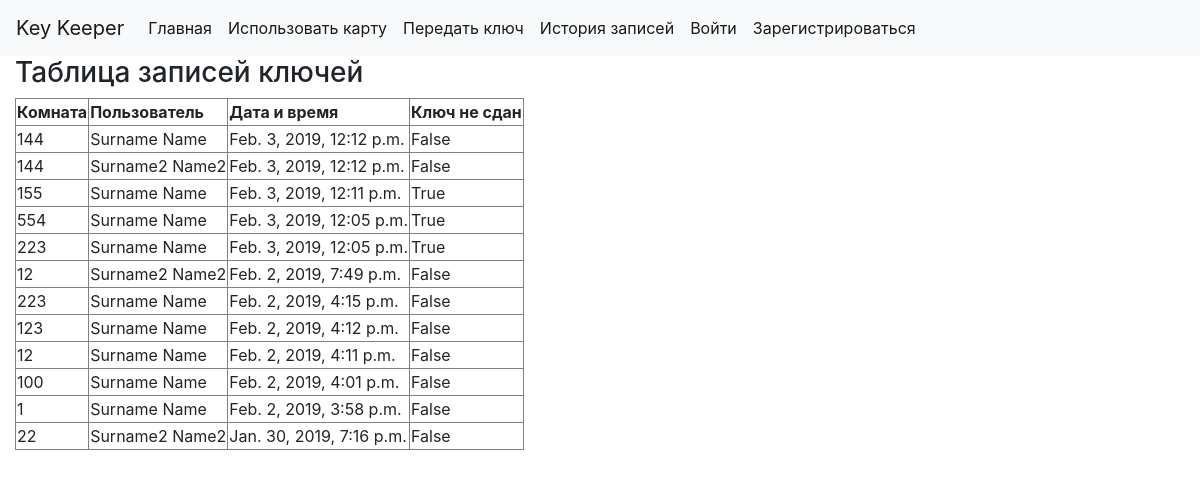
The app's page /keeper/history/, older data.
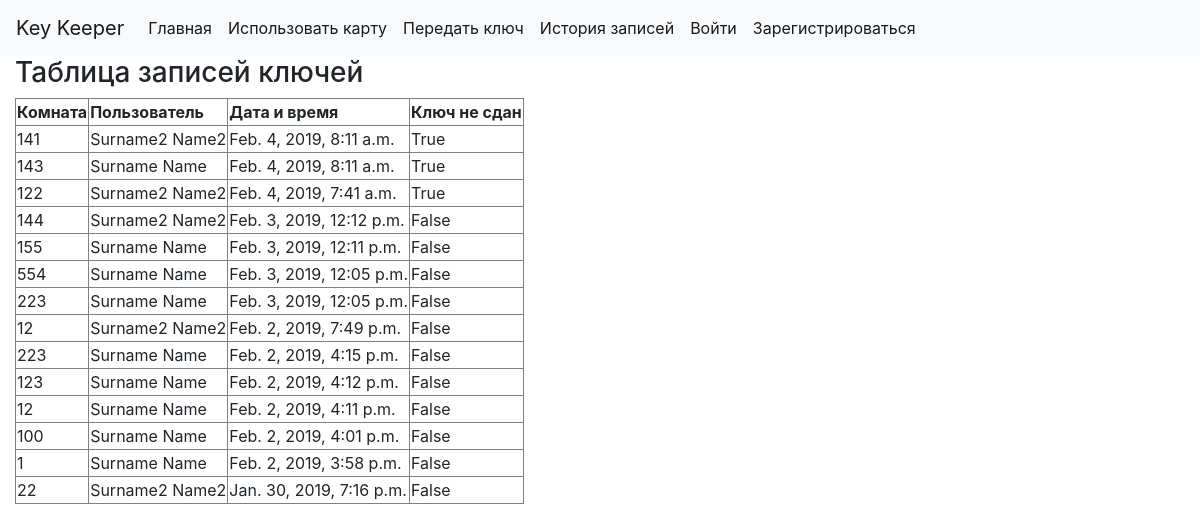
The same page, newer data.
### keeper/models.py (models this page shows)
class History(models.Model):
    key = models.IntegerField()
    time_cr = models.DateTimeField(default=timezone.now)
    user_id = models.ForeignKey(CustomUser, on_delete=models.CASCADE)
    active = models.BooleanField(default=True)

class CustomUser(AbstractUser):
    password = models.CharField(max_length=200)
    card_id = models.IntegerField(default=8000000000)

### keeper/views.py (the view)
# urls.py: path('history/', views.history, name='history'),
def history(request):
    hist_list = History.objects.order_by('time_cr')[::-1]
    context = {'hist_list': hist_list}
    return render(request, 'history.html', context)

### keeper/templates/history.html (shortened to what this page needs)
<!DOCTYPE html>
<html lang="en">
<head>
    <link rel="stylesheet" href="https://stackpath.bootstrapcdn.com/bootstrap/4.2.1/css/bootstrap.min.css">
</head>
<body>
{% include "includes/nav_bar.html" %}
<div class="container-fluid">
    {% if hist_list %}
            <h3>Таблица записей ключей</h3>
            <table border="1">
            <tr>
                <th>Комната</th>
                <th>Пользователь</th>
                <th>Дата и время</th>
                <th>Ключ не сдан</th>
            </tr>
            {% for elem in hist_list %}
                <tr><td>{{ elem.key }}</td> <td>{{ elem.user_id.last_name }} {{ elem.user_id.first_name }}</td> <td>{{ elem.time_cr }}</td> <td>{{elem.active}}</td> </tr>
            {% endfor %}
            </table>
    {% else %}
        <p>No history yet</p>
    {% endif %}
</div>
</body>
</html>

Row changes from the older to the newer data that the page shows:
removed History: key "144", user_id.last_name "Surname", user_id.first_name "Name", time_cr "Feb. 3, 2019, 12:12 p.m.", active "False"
added History: key "141", user_id.last_name "Surname2", user_id.first_name "Name2", time_cr "Feb. 4, 2019, 8:11 a.m.", active "True"
added History: key "143", user_id.last_name "Surname", user_id.first_name "Name", time_cr "Feb. 4, 2019, 8:11 a.m.", active "True"
added History: key "122", user_id.last_name "Surname2", user_id.first_name "Name2", time_cr "Feb. 4, 2019, 7:41 a.m.", active "True"
changed History "Feb. 3, 2019, 12:11 p.m.": active "True" → "False"
changed History (number 6 of 14 on the later page): active "True" → "False"
changed History (number 7 of 14 on the later page): active "True" → "False"
